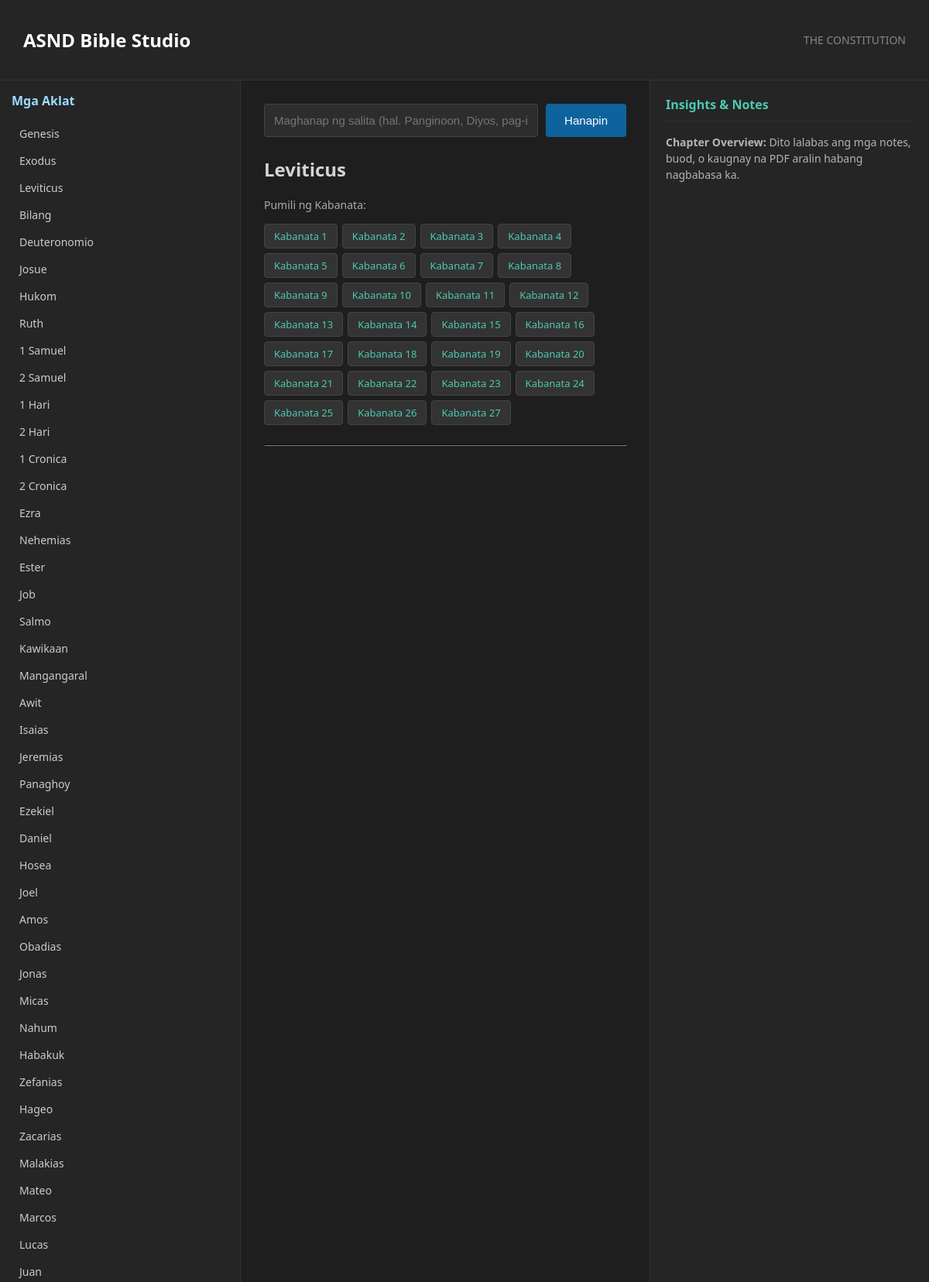
Screenshot of /?book=30 (upper part) with the database file from the repository.
### tables this page shows
CREATE TABLE books (
	book_number NUMERIC NOT NULL, 
	short_name TEXT NOT NULL, 
	long_name TEXT NOT NULL, 
	book_color TEXT NOT NULL, 
	sorting_order NUMERIC NOT NULL DEFAULT 0, 
	PRIMARY KEY (book_number));

### app.py (the view, shortened to what this page needs)
@app.route('/', methods=['GET', 'POST'])
def index():
    conn = get_db_connection()
    cursor = conn.cursor()
    cursor.execute("SELECT book_number, long_name FROM books ORDER BY book_number")
    books = cursor.fetchall()
    raw_verses = []
    verses = []
    query = ""
    selected_book = request.args.get('book', type=int)
    selected_chapter = request.args.get('chapter', type=int)
    chapters = []
    current_book_name = ""
    if selected_book:
        cursor.execute("SELECT long_name FROM books WHERE book_number = ?", (selected_book,))
        b_name_row = cursor.fetchone()
        if b_name_row:
            current_book_name = b_name_row['long_name']
    if request.method == 'POST':
        query = request.form.get('query', '').strip()
        if query:
            cursor.execute("""
                SELECT b.long_name, v.chapter, v.verse, v.text
                FROM verses v
                JOIN books b ON v.book_number = b.book_number
                WHERE v.text LIKE ?
                ORDER BY v.book_number, v.chapter, v.verse
            """, ('%' + query + '%',))
            raw_verses = cursor.fetchall()
    elif selected_book:
        cursor.execute("SELECT DISTINCT chapter FROM verses WHERE book_number = ? ORDER BY chapter", (selected_book,))
        chapters = [row['chapter'] for row in cursor.fetchall()]
    conn.close()
    for v in raw_verses:
        v_dict = dict(v)
        v_dict['text'] = clean_text(v_dict['text'])
        verses.append(v_dict)
    return render_template('index.html', books=books, verses=verses, query=query,
                           selected_book=selected_book, selected_chapter=selected_chapter,
                           chapters=chapters, current_book_name=current_book_name)

### app.py (called while the page is built)
def get_db_connection():
    conn = sqlite3.connect(db_path)
    conn.row_factory = sqlite3.Row
    return conn

### templates/index.html (shortened to what this page needs)
<!DOCTYPE html>
<html lang="tl">
<head>
</head>
<body>
<header>
    <h2>ASND Bible Studio</h2>
    <span style="font-size: 14px; color: #888;"> THE CONSTITUTION</span>
</header>
<div class="container">
    <div class="sidebar-left">
        <h3>Mga Aklat</h3>
        <ul class="book-list">
            {% for b in books %}
                <li><a href="/?book={{ b.book_number }}">{{ b.long_name }}</a></li>
            {% endfor %}
        </ul>
    </div>
    <div class="main-reader">
        <form method="POST" action="/" class="search-box">
            <input type="text" name="query" value="{{ query }}" placeholder="Maghanap ng salita (hal. Panginoon, Diyos, pag-ibig)..." required>
            <button type="submit">Hanapin</button>
        </form>
        {% if current_book_name %}
            <h2>{{ current_book_name }}</h2>
            {% if chapters %}
                <p style="font-size: 14px; color: #aaa;">Pumili ng Kabanata:</p>
                <div class="chapter-buttons">
                    {% for ch in chapters %}
                        <a href="/?book={{ selected_book }}&chapter={{ ch }}" class="chapter-btn">Kabanata {{ ch }}</a>
                    {% endfor %}
                </div>
            {% endif %}
            <hr style="border-color: #333; margin: 20px 0;">
        {% endif %}
    </div>
    <div class="sidebar-right">
        <h3>Insights & Notes</h3>
        <div class="insight-card">
            <p><strong>Chapter Overview:</strong> Dito lalabas ang mga notes, buod, o kaugnay na PDF aralin habang nagbabasa ka.</p>
        </div>
    </div>
</div>
</body>
</html>

### templates/index.html (style rules this page uses)
body { font-family: 'Segoe UI', Tahoma, Geneva, Verdana, sans-serif; margin: 0; padding: 0; background-color: #1e1e1e; color: #d4d4d4; }
header { background-color: #252526; color: #ffffff; padding: 15px 30px; display: flex; justify-content: space-between; align-items: center; border-bottom: 1px solid #333; }
.container { display: flex; height: calc(100vh - 60px); overflow: hidden; }
.sidebar-left { width: 280px; background-color: #252526; border-right: 1px solid #333; overflow-y: auto; padding: 15px; }
.sidebar-left h3 { font-size: 16px; color: #9cdcfe; margin-top: 0; }
.book-list { list-style: none; padding: 0; margin: 0; }
.book-list li { margin-bottom: 4px; }
.book-list a { text-decoration: none; color: #cccccc; display: block; padding: 6px 10px; border-radius: 4px; font-size: 14px; }
.main-reader { flex: 1; background-color: #1e1e1e; padding: 30px; overflow-y: auto; }
.search-box { margin-bottom: 25px; display: flex; gap: 10px; }
.search-box input[type="text"] { flex: 1; padding: 12px; font-size: 15px; background: #2d2d2d; border: 1px solid #444; color: white; border-radius: 4px; }
.search-box button { padding: 12px 24px; font-size: 15px; background-color: #0e639c; color: white; border: none; border-radius: 4px; cursor: pointer; }
.chapter-buttons { display: flex; flex-wrap: wrap; gap: 6px; margin: 15px 0 25px 0; }
.chapter-btn { padding: 6px 12px; background: #333333; color: #4ec9b0; text-decoration: none; border-radius: 4px; font-size: 13px; border: 1px solid #444; }
.sidebar-right { width: 320px; background-color: #252526; border-left: 1px solid #333; padding: 20px; overflow-y: auto; }
.sidebar-right h3 { font-size: 16px; color: #4ec9b0; margin-top: 0; border-bottom: 1px solid #333; padding-bottom: 10px; }
.insight-card { font-size: 14px; color: #b5b5b5; line-height: 1.5; margin-bottom: 15px; }

### rows the page displays
books: long_name "Genesis"
books: long_name "Exodus"
books: long_name "Leviticus"
books: long_name "Bilang"
books: long_name "Deuteronomio"
books: long_name "Josue"
books: long_name "Hukom"
books: long_name "Ruth"
books: long_name "1 Samuel"
books: long_name "2 Samuel"
books: long_name "1 Hari"
books: long_name "2 Hari"
books: long_name "1 Cronica"
books: long_name "2 Cronica"
books: long_name "Ezra"
books: long_name "Nehemias"
books: long_name "Ester"
books: long_name "Job"
books: long_name "Salmo"
books: long_name "Kawikaan"
books: long_name "Mangangaral"
books: long_name "Awit"
books: long_name "Isaias"
books: long_name "Jeremias"
books: long_name "Panaghoy"
books: long_name "Ezekiel"
books: long_name "Daniel"
books: long_name "Hosea"
books: long_name "Joel"
books: long_name "Amos"
books: long_name "Obadias"
books: long_name "Jonas"
books: long_name "Micas"
books: long_name "Nahum"
books: long_name "Habakuk"
books: long_name "Zefanias"
books: long_name "Hageo"
books: long_name "Zacarias"
books: long_name "Malakias"
books: long_name "Mateo"
books: long_name "Marcos"
books: long_name "Lucas"
books: long_name "Juan"

### other values shown
{{ ch }} "1" "2" "3" "4" "5" "6" "7" "8" "9" "10" "11" "12" "13" "14" "15" "16" "17" "18" "19" "20" "21" "22" "23" "24" "25" "26" "27"
